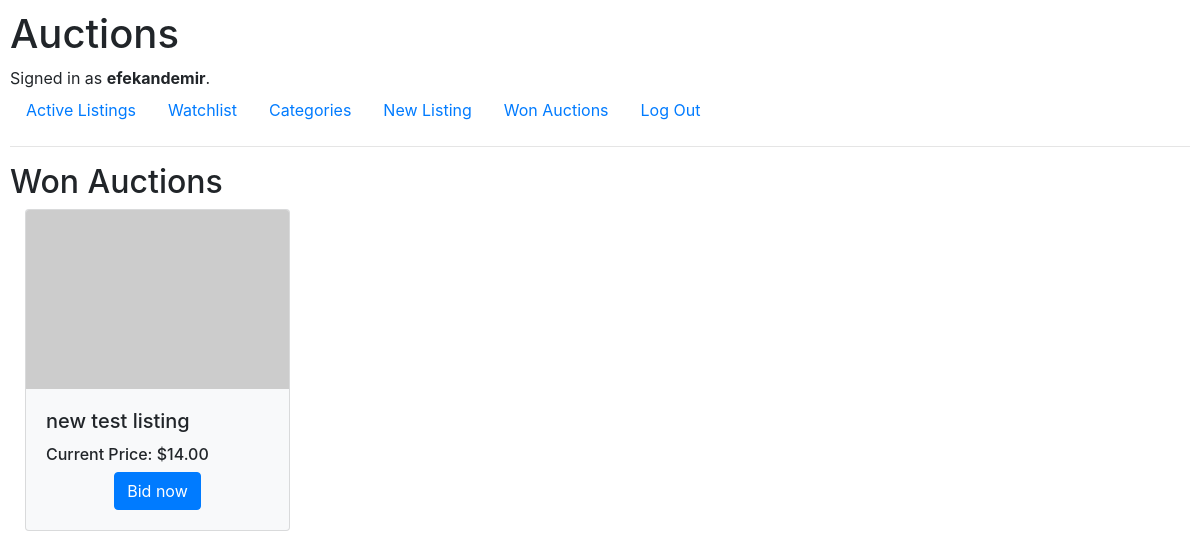
The page /wonauctions (signed in) on the database its author committed.
### auctions/models.py (models this page shows, shortened)
class User(AbstractUser):
    age = models.CharField(max_length=2, null=True, blank=True)
    Male = "M"
    Female = "F"
    GENDER_CHOICES = [
        (Male, "Male"),
        (Female, "Female")
    ]
    gender = models.CharField(max_length=1, choices=GENDER_CHOICES, default=Male)

class Wonauction(models.Model):
    user = models.ForeignKey(User, on_delete=models.CASCADE, blank="False")
    listing = models.ForeignKey(Listings, on_delete=models.CASCADE, blank="False", null=True)

class Listings(models.Model):
    title = models.CharField(max_length=64)
    description = models.TextField(max_length=500)
    sarting_bid = models.PositiveIntegerField(validators=[MinValueValidator(0)])
    image = models.URLField(null=True, blank=True)
    COLLECTIBLES = "Collectibles"
    FASHION = "Fashion"
    SPORTING_GOODS = "Sporting goods"
    ELECTRONICS = "Electronics"
    HOME_AND_GARDEN = "Home and Garden"
    TOYS_AND_HOBBIES = "Toys and Hobbies"
    ENTERTAINMENT = "Entertainment"
    MOTORS = "Motors"
    OTHER = "Other"
    CATEGORIES = [
        (COLLECTIBLES, "Collectibles"),
        (FASHION, "Fashion"),
        (SPORTING_GOODS, "Sporting goods"),
        (ELECTRONICS, "Electronics"),
        (HOME_AND_GARDEN, "Home and Garden"),
        (TOYS_AND_HOBBIES, "Toys and Hobbies"),
        (ENTERTAINMENT, "Entertainment"),
        (MOTORS, "Motors"),
        (OTHER, "Other")
    ]
    category = models.CharField(max_length=64, choices=CATEGORIES)
    user = models.ForeignKey(User, on_delete=models.CASCADE, blank="False", null=True)
    active = models.BooleanField(default=True)
    maximum_bid = models.IntegerField(null=True)

### auctions/views.py (the view)
# urls.py: path("wonauctions", views.won_auctions, name="won_auctions"),
@login_required(login_url='/login')
def won_auctions(request):
    won_auctions = Wonauction.objects.filter(user=request.user)
    return render(request, "auctions/won_auctions.html", {
        "won_auctions": won_auctions
    })

### auctions/templatetags/usd_filter.py (called while the page is built)
@register.filter
def usd(value):
    return f"${value:,.2f}"

### auctions/templates/auctions/won_auctions.html
{% extends "auctions/layout.html" %}
{% load usd_filter %}
{% block body %}
    <h2>Won Auctions</h2>
    {% if won_auctions %}
    <div class="list-group">
    {% for listing in won_auctions %}
    <div class="col-sm-3">
        <div class="card bg-light mb-3">
            <img class="card-img-top" src="{{ listing.listing.image }}"/>
            <div class="card-body">
                <h5 class="card-title">{{ listing.listing.title }}</h5>
                {% if listing.listing.maximum_bid %}
                <h6 class="card-text"> Current Price: {{ listing.listing.maximum_bid | usd }}</h6>
                {% else %}
                <h6 class="card-text"> Current Price: {{ listing.listing.sarting_bid | usd }}</h6>
                {% endif %}
                <div class="text-center"><a href="{% url 'listing' listing.listing.title %}" class="btn btn-primary">Bid now</a></div>
            </div>
        </div>
    </div>
    {% endfor %}
    </div>
    {% else %}
    <br>
    <h3> You didn't win any auctions yet. </h3>
    {% endif %}
{% endblock %}

### auctions/templates/auctions/layout.html (shortened to what this page needs)
{% load static %}
<!DOCTYPE html>
<html lang="en">
    <head>
        <link rel="stylesheet" href="https://stackpath.bootstrapcdn.com/bootstrap/4.4.1/css/bootstrap.min.css">
        <link href="{% static 'auctions/styles.css' %}" rel="stylesheet">
    </head>
    <body>
        <h1>Auctions</h1>
        <div>
            {% if user.is_authenticated %}
                Signed in as <strong>{{ user.username }}</strong>.
            {% else %}
                Not signed in.
            {% endif %}
        </div>
        <ul class="nav">
            <li class="nav-item">
                <a class="nav-link" href="{% url 'index' %}">Active Listings</a>
            </li>
            <li class="nav-item">
                <a class="nav-link" href="{% url 'watchlist' %}">Watchlist</a>
            </li>
            <li class="nav-item">
                <a class="nav-link" href="{% url 'categories' %}">Categories</a>
            </li>
            <li class="nav-item">
                <a class="nav-link" href="{% url 'new_listing' %}">New Listing</a>
            </li>
            <li class="nav-item">
                <a class="nav-link" href="{% url 'won_auctions' %}">Won Auctions</a>
            </li>
            {% if user.is_authenticated %}
                <li class="nav-item">
                    <a class="nav-link" href="{% url 'logout' %}">Log Out</a>
                </li>
            {% endif %}
        </ul>
        <hr>
        {% block body %}
        {% endblock %}
    </body>
</html>

### auctions/static/auctions/styles.css (style rules this page uses)
body { padding: 10px; }

### rows shown on the page
User: username "efekandemir"
Wonauction: listing "new test listing", listing.maximum_bid "$14.00"
